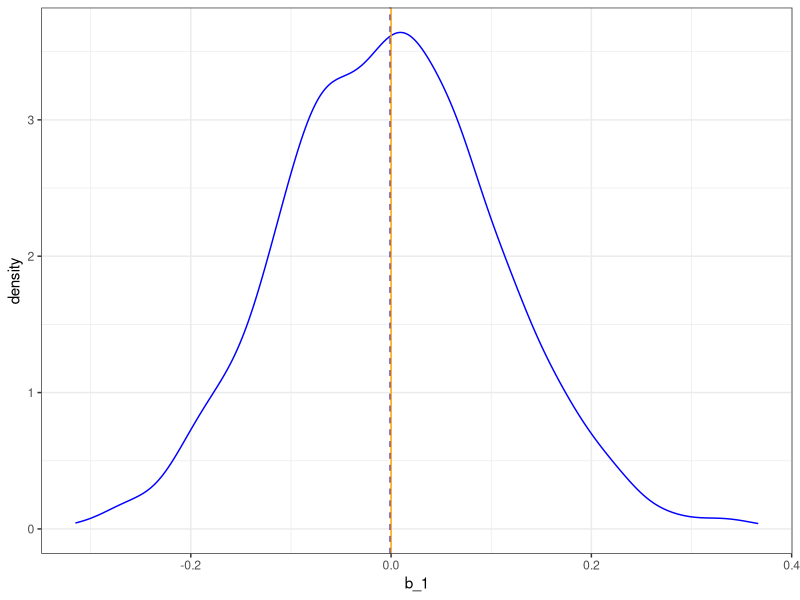
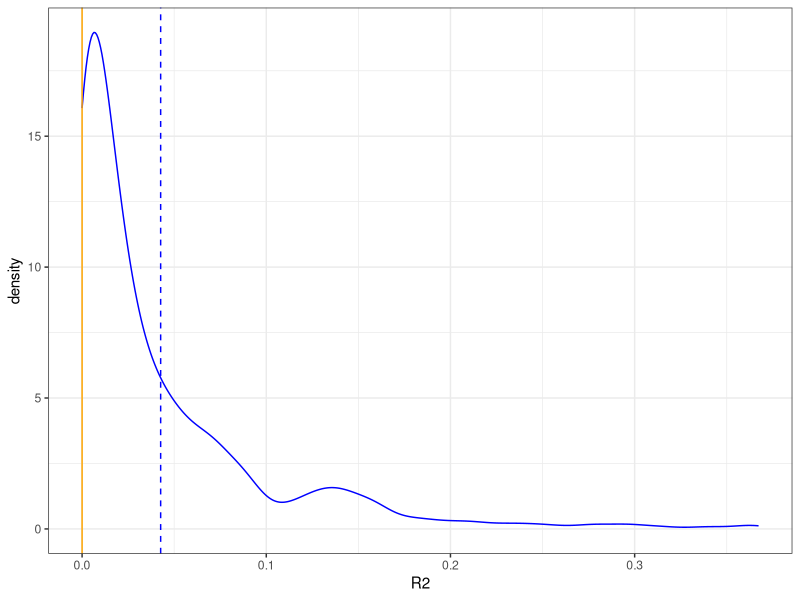

Reproduce these figures in R, in order.
library(tidyverse)


##################################################
### Simulating data from a simple regression model
### with beta_1 = 0
##################################################

# Set up KNOWN parameters in simulation 
beta = c(0.2, 0)
n = 25
trials = 1000 #Number of trials


# Simulate x-values to use in each trial of the simulation
set.seed(123456) # Make simulation reproducible
x = runif(n, min = -3, max = 3)



# Set up empty list to store simulation results
my_estimates = vector(mode = "list", length = trials)


# Repeat the following steps in the simulation
for(i in 1:trials){
  # 1. Simulate the y values
  y = beta[1] + beta[2] * x + rnorm(n, mean = 0, sd = 1)
  
  # 2. Fit regression model to simulated y values and X
  fitted_model = lm(y ~ 1 + x)
  
  # 3. Store estimated values in my_estimates matrix (in the first and second element of the ith list slot)
  my_estimates[[i]][1] = coef(fitted_model)[[1]] #Extract intercept estimate
  my_estimates[[i]][2] = coef(fitted_model)[[2]] #Extract slope estimate
  my_estimates[[i]][3] = summary(fitted_model)$r.squared #Extract R2 estimate
}

# Convert the list to a data frame for easier computing
results = data.frame(do.call(rbind, my_estimates))
names(results) = c("b_0", "b_1", "R2") # name columns

# Examine b
head(results)




# Examine beta_1 estimates
ggplot(data = results, aes(x = b_1)) +
  geom_density(color = "blue") +
  geom_vline(xintercept = mean(results$b_1), color = "blue", linetype = "dashed") + #Average of sample b_1s
  geom_vline(xintercept = 0, color = "orange") + #Population value of beta_1
  theme_bw() 


mean(results$b_1)
sd(results$b_1)




# Examine R2 estimates
ggplot(data = results, aes(x = R2)) +
  geom_density(color = "blue") +
  geom_vline(xintercept = mean(results$R2), color = "blue", linetype = "dashed") + #Average of sample b_1s
  geom_vline(xintercept = 0, color = "orange") + #Population pho^2 value
  theme_bw()



